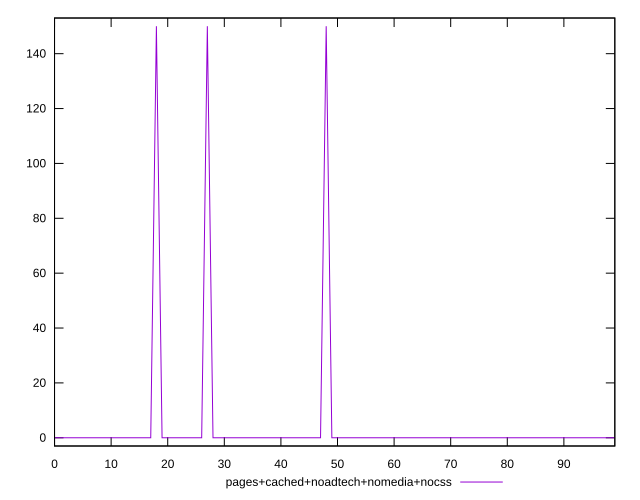

Here is the gnuplot script that generated this plot:
reset

$pagesCachedNoadtechNomediaNocss <<EOF
0 0
1 0
2 0
3 0
4 0
5 0
6 0
7 0
8 0
9 0
10 0
11 0
12 0
13 0
14 0
15 0
16 0
17 0
18 150
19 0
20 0
21 0
22 0
23 0
24 0
25 0
26 0
27 150
28 0
29 0
30 0
31 0
32 0
33 0
34 0
35 0
36 0
37 0
38 0
39 0
40 0
41 0
42 0
43 0
44 0
45 0
46 0
47 0
48 150
49 0
50 0
51 0
52 0
53 0
54 0
55 0
56 0
57 0
58 0
59 0
60 0
61 0
62 0
63 0
64 0
65 0
66 0
67 0
68 0
69 0
70 0
71 0
72 0
73 0
74 0
75 0
76 0
77 0
78 0
79 0
80 0
81 0
82 0
83 0
84 0
85 0
86 0
87 0
88 0
89 0
90 0
91 0
92 0
93 0
94 0
95 0
96 0
97 0
98 0
99 0
EOF

set key outside below
set xrange [0:99]
set yrange [-3:153]
set trange [-3:153]
set terminal svg size 640, 500 enhanced background rgb 'white'
set output "report_00018_2021-02-10T15-25-16.877Z/uses-http2/comparison/line/4_vs_5.svg"

plot $pagesCachedNoadtechNomediaNocss title "pages+cached+noadtech+nomedia+nocss" with line

reset
